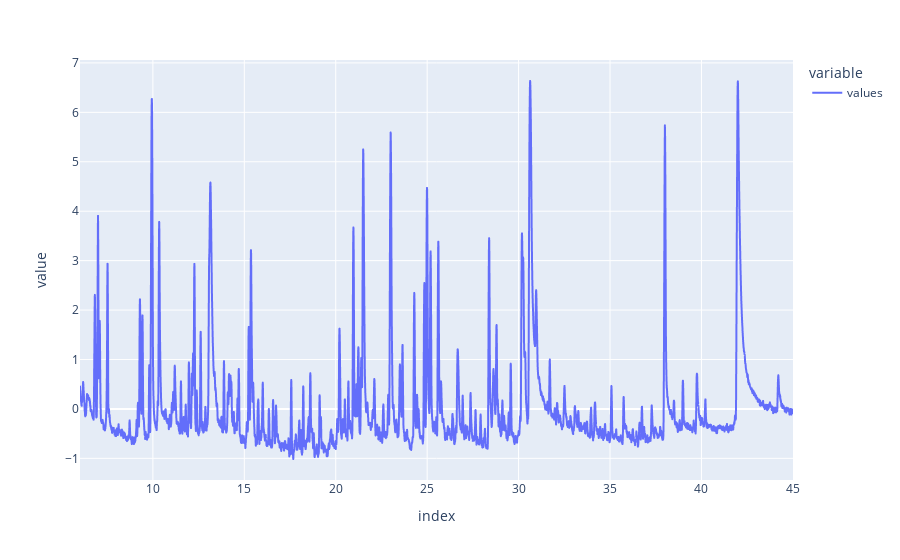

Notebook code for this chart:
### Markdown cell above
Ensuite on fait une normalisation des points de la courbe <br>
La fonction `adaptCurve` fait la normalisation de manière à ce que le premier pic de référence ai toujours une taille proche de 10.

### Code cell
temp = (temp - temp.mean())/temp.std()
temp.plot()

### Figure 1 — Plotly figure (JSON) as saved in the notebook; plotly's stock layout.template omitted (floating-point values rounded to 4 significant figures; data arrays with more than 128 entries replaced by an {"elided": "..."} marker saying what was removed)
{"data": [{"hovertemplate": "variable=values<br>index=%{x}<br>value=%{y}<extra></extra>", "legendgroup": "values", "line": {"color": "#636efa", "dash": "solid"}, "mode": "lines", "name": "values", "showlegend": true, "type": "scattergl", "x": {"elided": "6700 float values"}, "xaxis": "x", "y": {"elided": "6700 float values"}, "yaxis": "y"}], "layout": {"legend": {"title": {"text": "variable"}, "tracegroupgap": 0}, "margin": {"t": 60}, "xaxis": {"anchor": "y", "domain": [0, 1], "title": {"text": "index"}}, "yaxis": {"anchor": "x", "domain": [0, 1], "title": {"text": "value"}}}}
